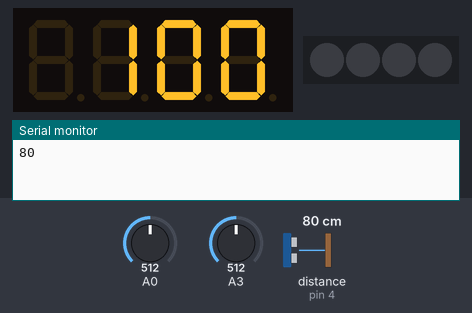
Simulated run of this sketch. Board: Arduino Uno, built with avr-gcc and run on an emulated ATmega328P. On the bench: 4-digit seven-segment display, 4 RGB LEDs in strip order, left to right, the last lines printed to the serial monitor. The inputs (shaded band) are chosen by the test bench; at power-on: distance to the obstacle (sensor on pin 4) 80 cm, A3 = 512, A0 = 512.

Above: at 0.78 s.
1.3 s: distance to the obstacle (sensor on pin 4) set to 16 cm
4.6 s: distance to the obstacle (sensor on pin 4) set to 13 cm
At 5.8 s:
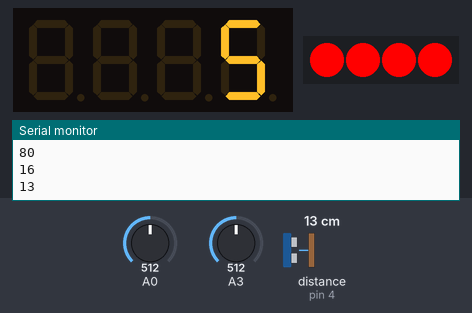
10.5 s: distance to the obstacle (sensor on pin 4) set to 18 cm
At 17.25 s:
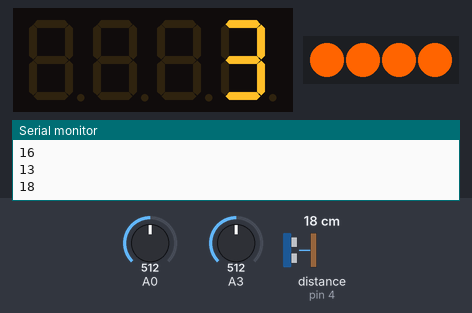
18.0 s: A3 set to 716
At 19.78 s:
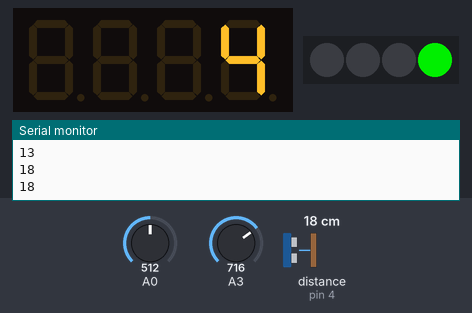
21.0 s: A0 set to 694
22.9 s: A0 set to 723
At 24.83 s:
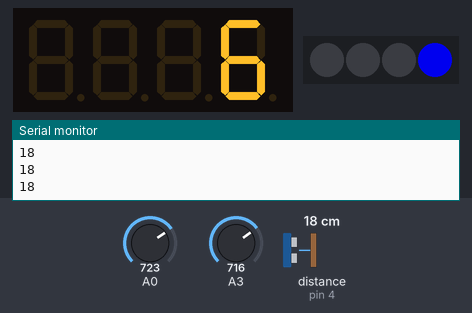
Timing chart, 0 to 27.0 s (numbered marks = the images above; inputs shaded):
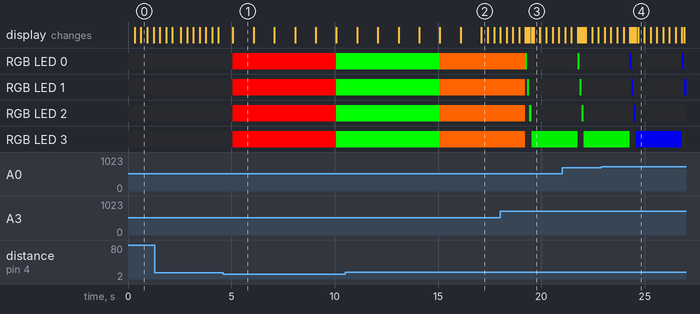

The sketch:

sketch_dec06a.ino
```cpp
#include <MeShield.h>
Me7SegmentDisplay seg7(3);
MeRGBLed rgbled(6,4);
MeJoystick joystick(7);
MePotentiometer potentiometer(8);
MeUltrasonicSensor ultraSensor(4);

int num=1;
float x=0;
float change =0;
int d = 0;

void setup() {
  // put your setup code here, to run once:
  Serial.begin(9600);
}

void loop() {
  // put your main code here, to run repeatedly:
    change = potentiometer.read();
    d = ultraSensor.distanceCm();
    Serial.println(d);
  if ( d < 15)
  {
    rgblight();
  }
  else
  {
  for(int i=1;i<=6;i++)
  {
    change = potentiometer.read();
    d = ultraSensor.distanceCm();
    if(i<4)
    {
      seg7.display(int(num));
      num=num*10;
      delay(300);
    }
    else
    {
      seg7.display(int(num));
      num=num/10;
      delay(300);
    }
  }
  seg7.display(int(num));
  delay(300);
  num++;
  if(num==10)
  {
    num=1;
  }

  if(d<15){
    rgblight();
  }

  x= joystick.read(1);

  if(x>200)
  {
    led_1(change);
  }
  else if (x<-200)
  {
    led_2(change);
  }
  else
  {
    led_3(change);
  }
  }
}


void led_1(float change){
    for(int j=1;j<=4;j++)
  {
    rgbled.setColor(j-1,0,0,0);
    rgbled.show();
    rgbled.setColor(j,0,0,change);
    rgbled.show();
    delay(100);
  }
}


void led_2(float change){
    for(int j=1;j<=4;j++)
  {
    rgbled.setColor(j-1,0,0,0);
    rgbled.show();
    rgbled.setColor(j,change,0,0);
    rgbled.show();
    delay(100);
  }
}


void led_3(float change){
    for(int j=1;j<=4;j++)
  {
    rgbled.setColor(j-1,0,0,0);
    rgbled.show();
    rgbled.setColor(j,0,change,0);
    rgbled.show();
    delay(100);
  }
}

void rgblight(){
  int n=5;
    for(int k=1;k<=5;k++)
    {
     rgbled.setColor(0,255,0,0);
     rgbled.show();
     seg7.display(int(n--));
     delay(1000);
    }
    n=5;
    for(int m=1;m<=5;m++)
    {
     rgbled.setColor(0,0,255,0);
     rgbled.show();
     seg7.display(int(n--));
     delay(1000);
    }
    n=2;
    for(int o=1;o<=2;o++)
    {
     rgbled.setColor(0,255,100,0);
     rgbled.show();
     seg7.display(int(n--));
     delay(1000);
    }
}
```

Measured:
- the behaviour switches between 15 and 14 cm on distance to the obstacle (sensor on pin 4) (found by bisection; images 0 and 1)
- the behaviour switches between 712 and 713 on A0 (found by bisection; images 3 and 4)
- after the input at 4.6 s, the display: changes after 0.48 s (image 1)
- what the display in image 1 shows lasts 1.0 s, from 5.1 s to 6.1 s
